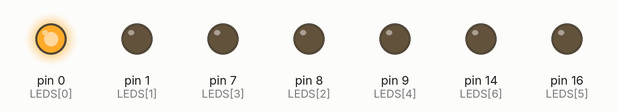
The sketch below on a simulated Arduino Uno, built with avr-gcc and run on an emulated ATmega328P. Parts: output pins drawn as LEDs (lit = HIGH).

Above: at 0.05 s.
At 0.55 s:
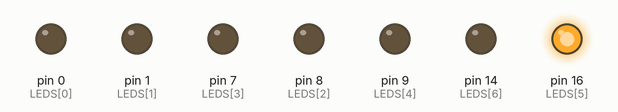
At 1.05 s:
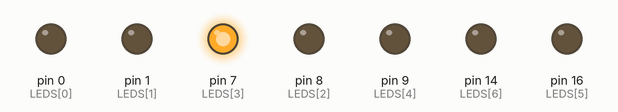
At 1.55 s:
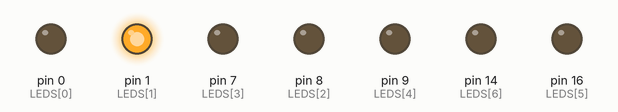
At 2.1 s:
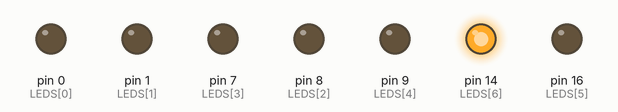
At 3.05 s:
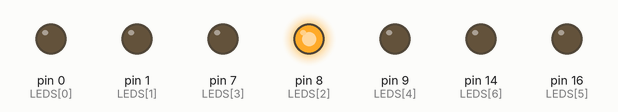
Timing chart, 0 to 3.4 s (numbered marks = the images above):
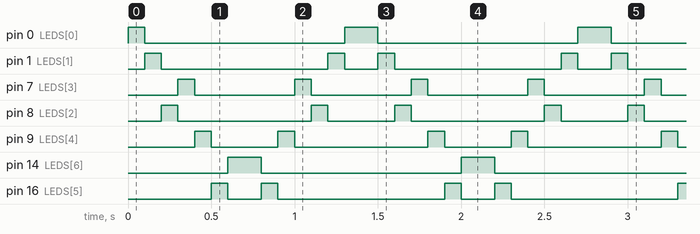

Measured:
- by itself, pin 0 (LEDS[0]): repeats every 1.4 s: LOW 1.2 s, HIGH 0.20 s
- by itself, pin 1 (LEDS[1]): repeats every 1.4 s: LOW 1.0 s, HIGH 0.10 s, LOW 0.20 s, HIGH 0.10 s
- by itself, pin 7 (LEDS[3]): alternates HIGH for 0.10 s and LOW for 0.60 s
- by itself, pin 8 (LEDS[2]): repeats every 1.4 s: LOW 0.80 s, HIGH 0.10 s, LOW 0.40 s, HIGH 0.10 s
- by itself, pin 9 (LEDS[4]): repeats every 1.4 s: LOW 0.40 s, HIGH 0.10 s, LOW 0.80 s, HIGH 0.10 s
- by itself, pin 14 (LEDS[6]): alternates HIGH for 0.20 s and LOW for 1.2 s
- by itself, pin 16 (LEDS[5]): repeats every 1.4 s: LOW 0.20 s, HIGH 0.10 s, LOW 1.0 s, HIGH 0.10 s

The sketch:

Cylon.ino
```cpp
/*
 *
https://github.com/SpenceKonde/megaTinyCore

Attiny 826

*/
int LEDS[] = {0, 1, 8, 7, 9, 16, 14};


void setup(){

  // setup other LEDs
  for(int LED=0; LED<(sizeof(LEDS)/sizeof(int)); LED++){
    pinMode(LEDS[LED], OUTPUT);
  }
}


void loop(){
  for(int LED=0; LED<(sizeof(LEDS)/sizeof(int)); LED++){
    flash(LEDS[LED]);
  }

  for(int LED = (sizeof(LEDS)/sizeof(int))-1; LED >= 0; LED--){
    flash(LEDS[LED]);
  }
}


void flash(int led){  // psuedo PWM
  digitalWrite(led, HIGH);
  delay(100);
  digitalWrite(led, LOW);
  /*
  for(int x=0; x<25; x++){
    digitalWrite(led, HIGH);
    delay(1);
    digitalWrite(led, LOW);
    delay(3);
  }
  */
}
```
